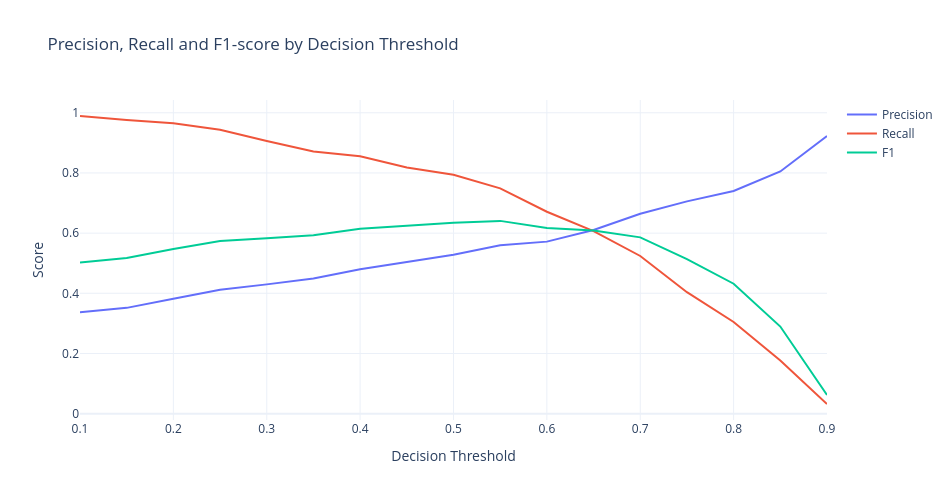

The cell this chart's notebook holds for it:
### Code cell
fig = go.Figure()

for metric in ["Precision", "Recall", "F1"]:
    fig.add_trace(
        go.Scatter(
            x=threshold_df["Threshold"],
            y=threshold_df[metric],
            mode="lines",
            name=metric
        )
    )

fig.update_layout(
    title="Precision, Recall and F1-score by Decision Threshold",
    xaxis_title="Decision Threshold",
    yaxis_title="Score",
    template="plotly_white",
    width=950,
    height=500
)

fig.show()

### Figure 1 — Plotly figure (JSON) as saved in the notebook; plotly's stock layout.template omitted (floating-point values rounded to 4 significant figures)
{"data": [{"mode": "lines", "name": "Precision", "type": "scatter", "x": [0.1, 0.15, 0.2, 0.25, 0.3, 0.35, 0.4, 0.45, 0.5, 0.55, 0.6, 0.65, 0.7, 0.75, 0.8, 0.85, 0.9], "y": [0.3367, 0.3516, 0.382, 0.4119, 0.4297, 0.449, 0.4798, 0.505, 0.5285, 0.56, 0.5718, 0.6102, 0.6644, 0.7056, 0.7403, 0.8049, 0.9231]}, {"mode": "lines", "name": "Recall", "type": "scatter", "x": [0.1, 0.15, 0.2, 0.25, 0.3, 0.35, 0.4, 0.45, 0.5, 0.55, 0.6, 0.65, 0.7, 0.75, 0.8, 0.85, 0.9], "y": [0.9893, 0.9759, 0.9652, 0.9439, 0.9064, 0.8717, 0.8556, 0.8182, 0.7941, 0.7487, 0.6711, 0.607, 0.5241, 0.4037, 0.3048, 0.1765, 0.03209]}, {"mode": "lines", "name": "F1", "type": "scatter", "x": [0.1, 0.15, 0.2, 0.25, 0.3, 0.35, 0.4, 0.45, 0.5, 0.55, 0.6, 0.65, 0.7, 0.75, 0.8, 0.85, 0.9], "y": [0.5024, 0.517, 0.5474, 0.5735, 0.583, 0.5927, 0.6148, 0.6245, 0.6346, 0.6407, 0.6175, 0.6086, 0.5859, 0.5136, 0.4318, 0.2895, 0.06202]}], "layout": {"height": 500, "title": {"text": "Precision, Recall and F1-score by Decision Threshold"}, "width": 950, "xaxis": {"title": {"text": "Decision Threshold"}}, "yaxis": {"title": {"text": "Score"}}}}
